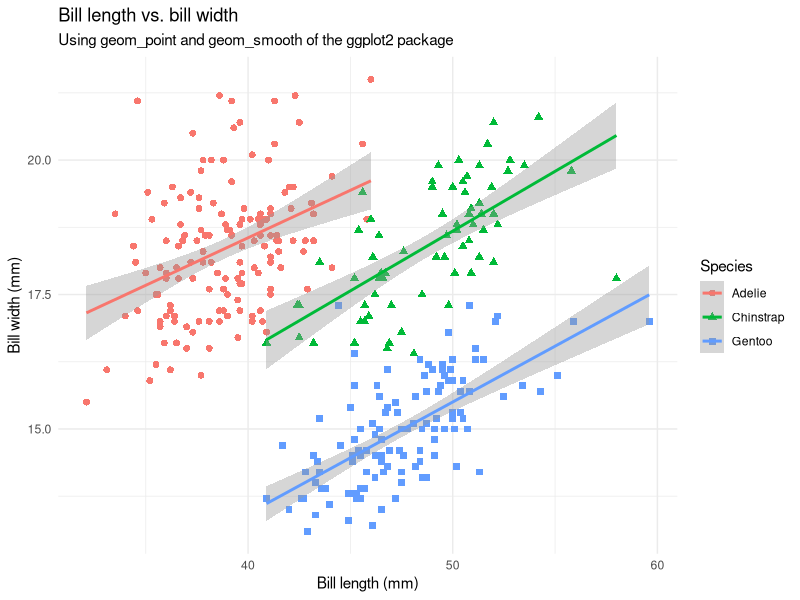
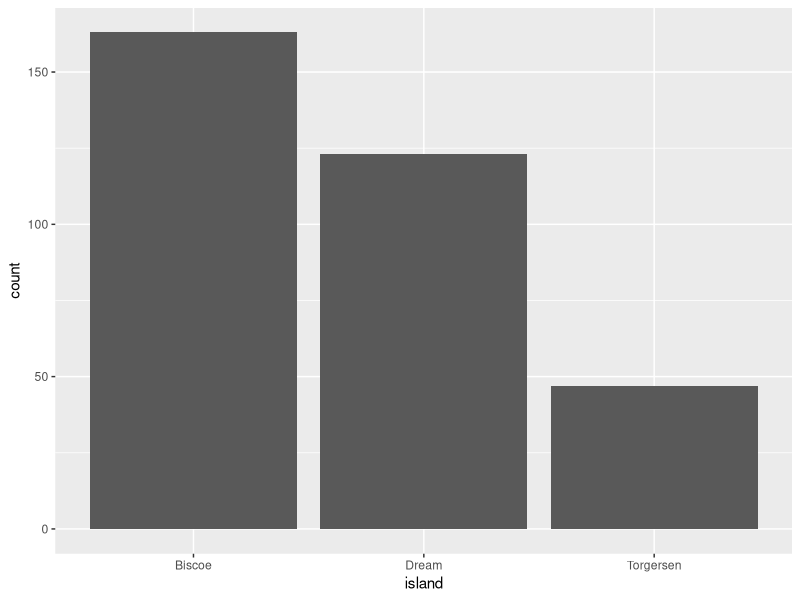
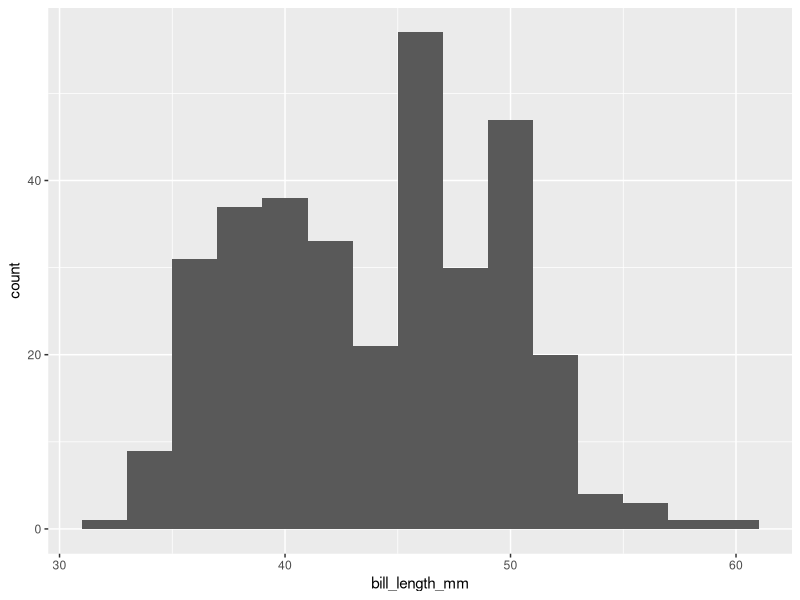
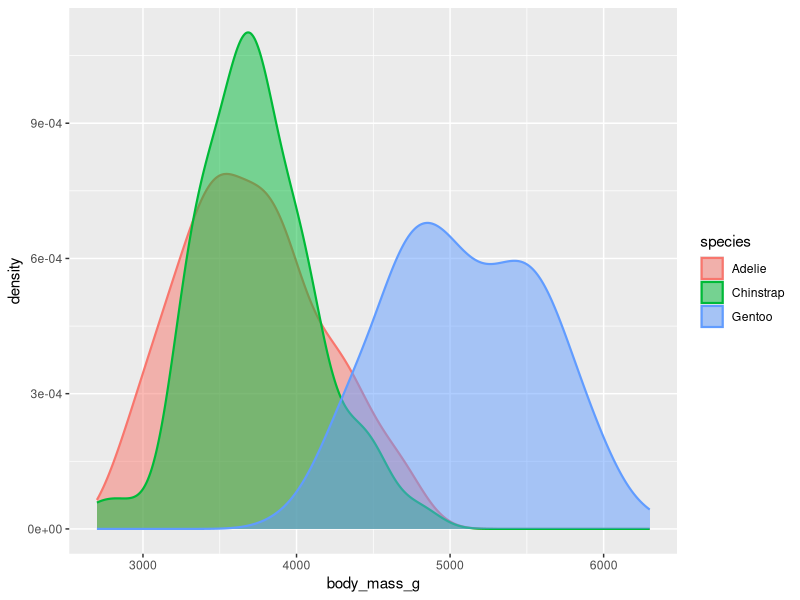
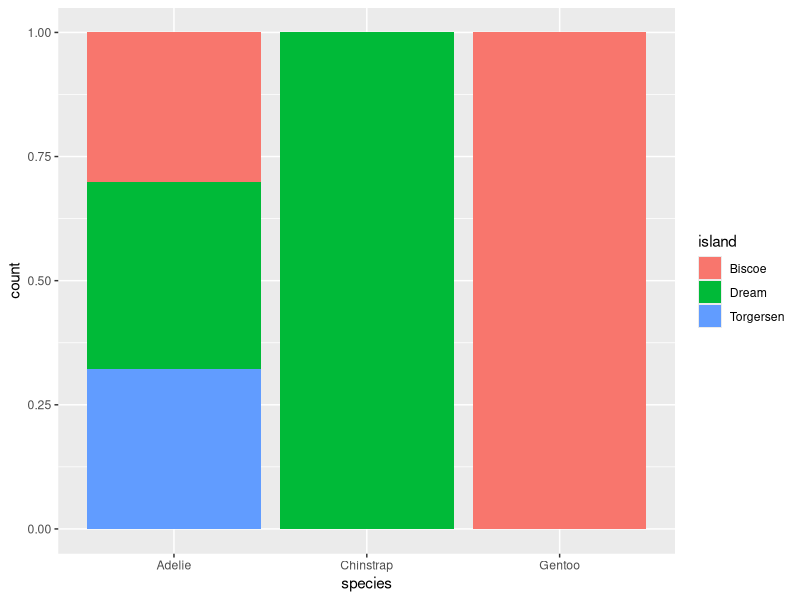
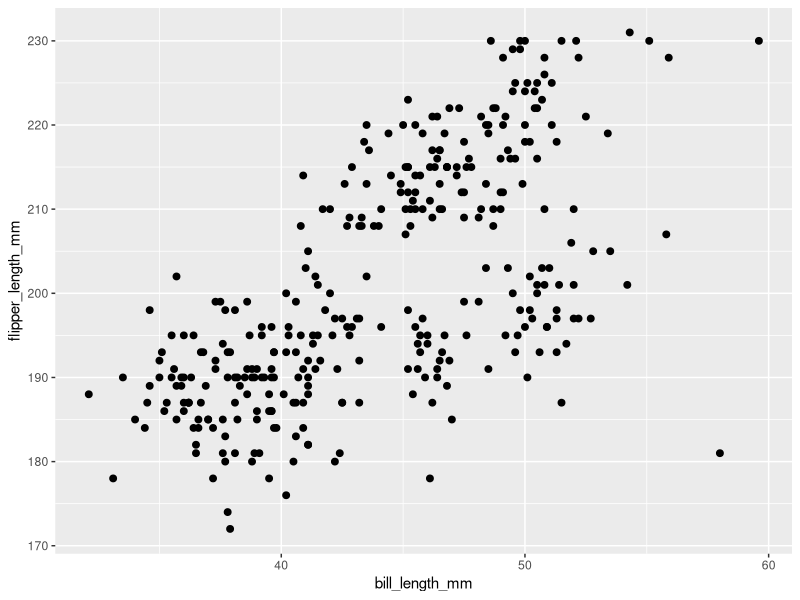
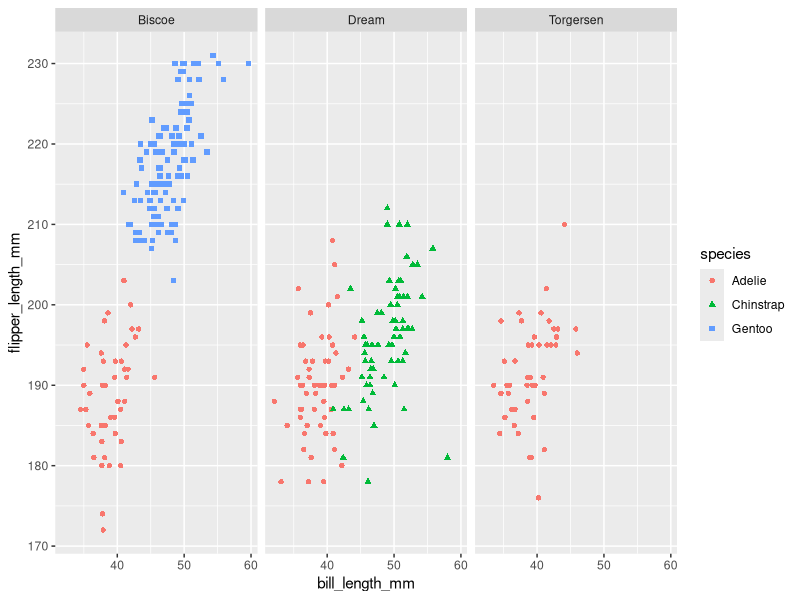
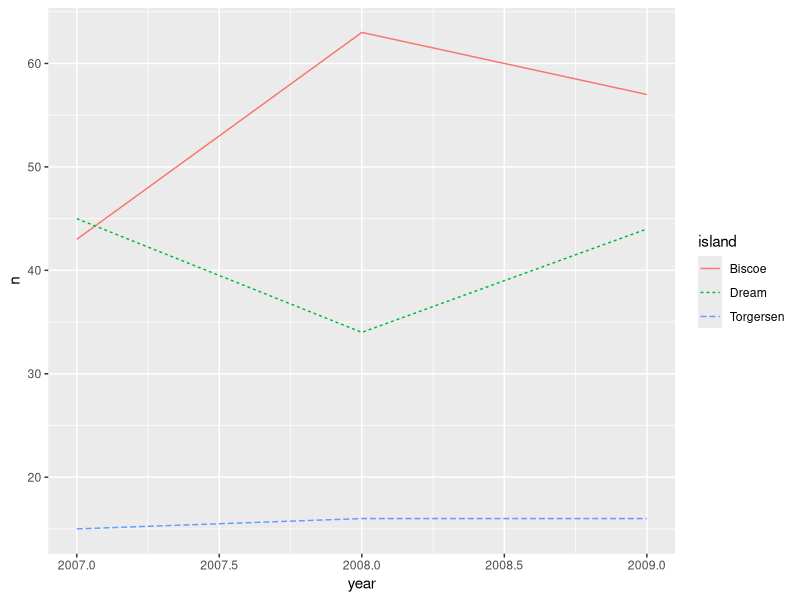

Generate these figures, in order, with R:
## ---- chunk 1
library(dplyr)
library(ggplot2)
library(palmerpenguins)

penguins <- na.omit(palmerpenguins::penguins)
## ---- chunk 2
ggplot(penguins, 
       aes(x = bill_length_mm, y = bill_depth_mm, 
           color = species, shape = species)) + 
  geom_point(size = 2) + 
  geom_smooth(method = "lm", formula = "y ~ x") +
  labs(x = "Bill length (mm)", y = "Bill width (mm)", 
       title = "Bill length vs. bill width", 
       subtitle = "Using geom_point and geom_smooth of the ggplot2 package",
       color = "Species", shape = "Species") +
  theme_minimal()
## ---- chunk 3
ggplot(penguins, 
       aes(x = island)) +
  geom_bar()
## ---- chunk 4
ggplot(penguins, 
       aes(x = bill_length_mm)) +
  geom_histogram(binwidth = 2)
## ---- chunk 5
ggplot(penguins, 
       aes(x = body_mass_g, color = species, fill = species)) +
  geom_density(linewidth = 0.75, alpha = 0.5)
## ---- chunk 6
ggplot(penguins, aes(x = species, fill = island)) +
  geom_bar(position = "fill")
## ---- chunk 7
ggplot(penguins, 
       aes(x = bill_length_mm, y = flipper_length_mm)) +
  geom_point(size = 2)
## ---- chunk 8
ggplot(penguins, 
       aes(x = bill_length_mm, y = flipper_length_mm)) +
  geom_point(aes(color = species, shape = species)) +
  facet_wrap(~island)
## ---- chunk 9
penguins |> 
  count(year, island) |> 
  ggplot(aes(x = year, y = n, color = island)) +
  geom_line(aes(linetype = island))
